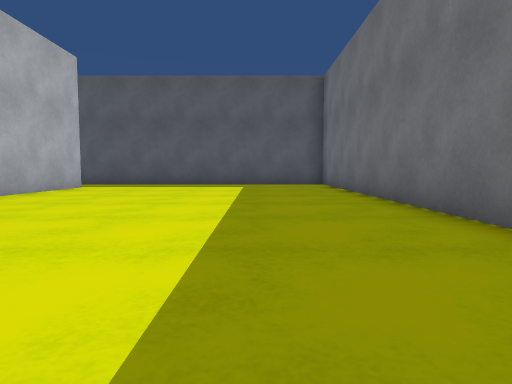
View 1 (above)

16 first-person views from a walk through a Unity game level. The camera is 0.59 m above the floor, tilts 4° down and sees 75° across. The floor is counted in squares, 1 m on a side. Each view is taken from the middle of a square. On the plan, view 1 faces up. The plan holds only what a view shows up to about 9 squares ahead; the rest is blank. The place goes on beyond the plan. The player character is not drawn.

View 2
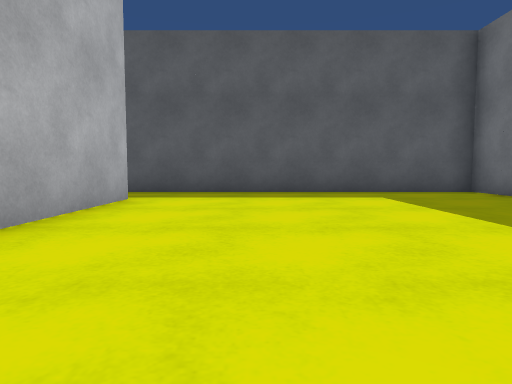

View 3
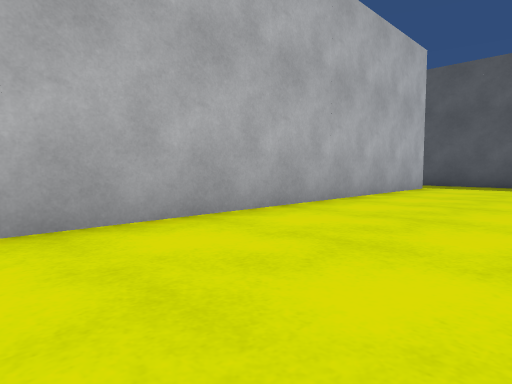

View 4
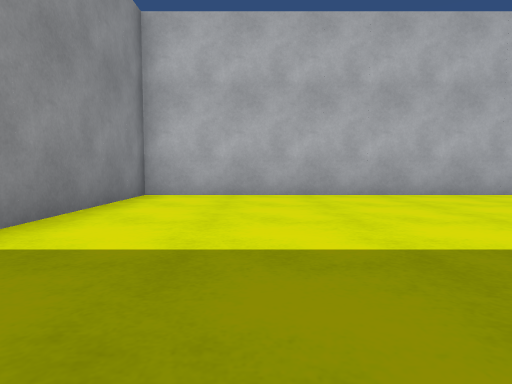

View 5
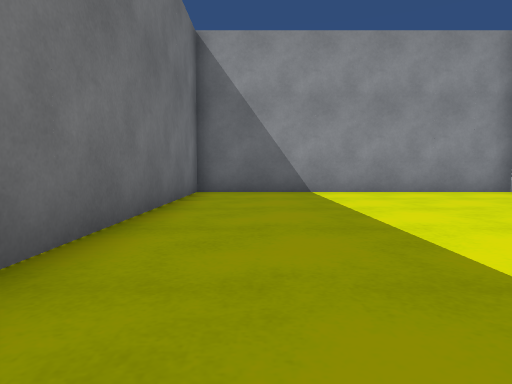

View 6
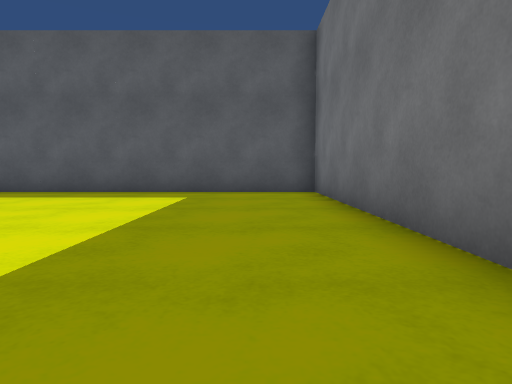

View 7
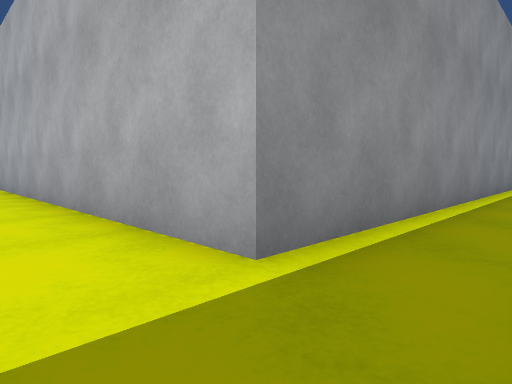

View 8
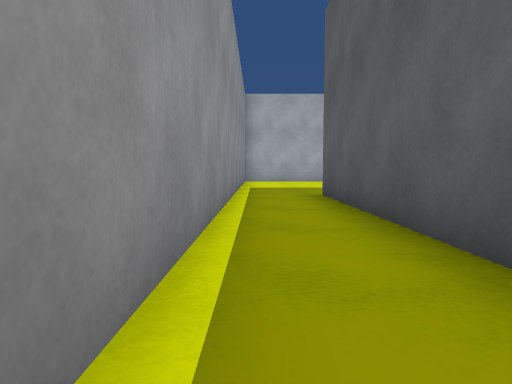

View 9
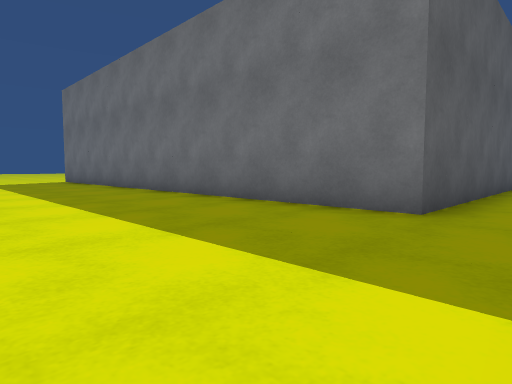

View 10
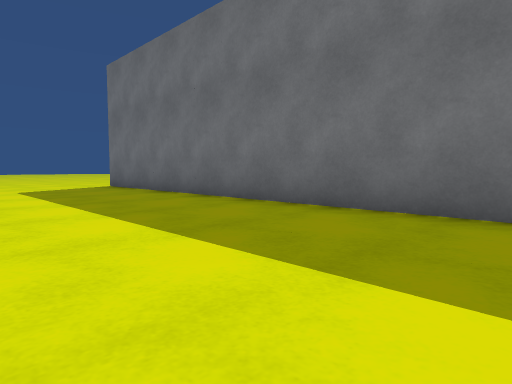

View 11
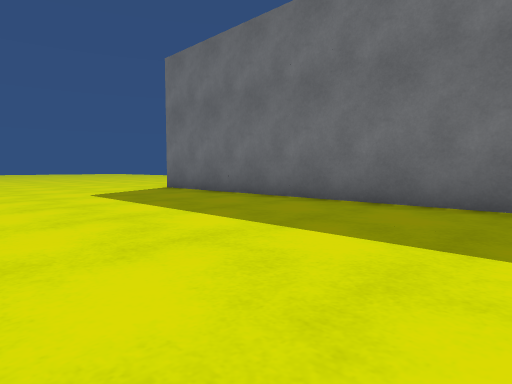

View 12
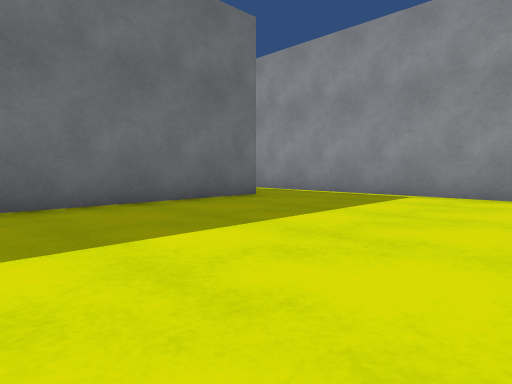

View 13
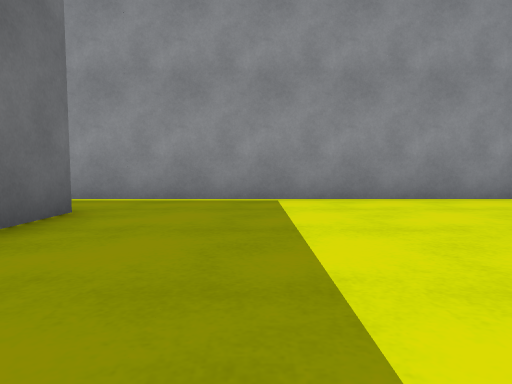

View 14
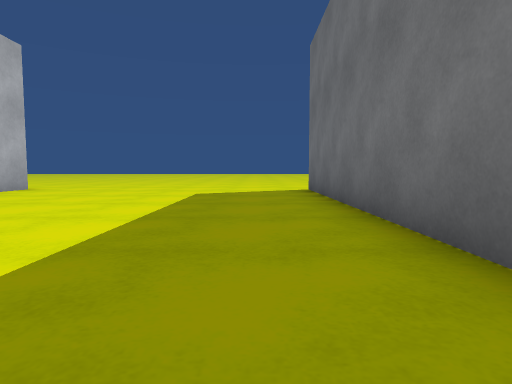

View 15
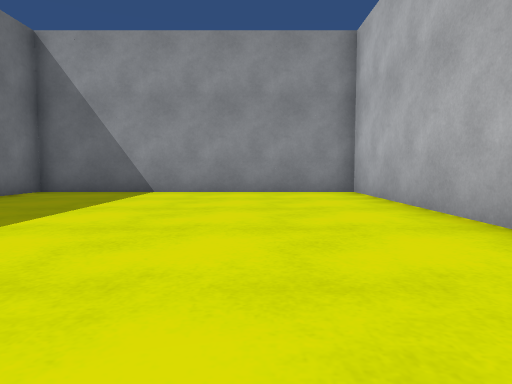

View 16
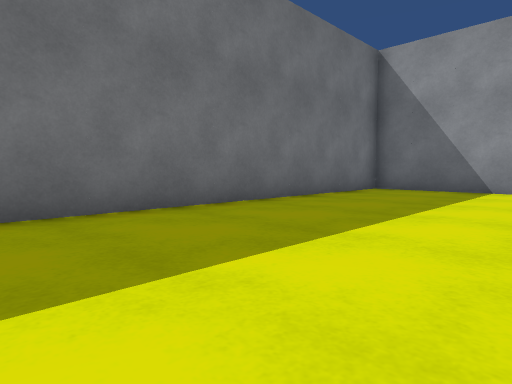

### Floor plan
Points are (right, up) in squares from view 1. A wall is a line through its corners. A room is listed if a view was taken in it or the views show most of it. See-through windows are left out.
Room 1 (views 1, 2, 3, 4, 5, 6, 7, 8, 15, 16)
walls: (-5.5, 10.5) (-5.5, -4.5) (2.5, -4.5) (2.5, 12.5) (-4.5, 12.5)
ways out: opening at (-5.5, 11.5) to room 2
Room 2 (views 9, 10, 11, 12, 13, 14)
walls: (-18.5, 10.5) (-5.5, 10.5); (-4.5, 12.5) (-12.5, 12.5) (-12.5, 24.5)
ways out: opening at (-5.5, 11.5) to room 1

Positions as (right, up) in squares from view 1, and headings:
1: (0, 0), facing up
2: (-3, 4), facing up
3: (-2, 0), facing up-left
4: (2, -2), facing left
5: (1, 4), facing down
6: (1, 4), facing up
7: (-4, 12), facing down-left
8: (-5, 11), facing left
9: (-17, 11), facing up-right
10: (-17, 16), facing up-right
11: (-18, 18), facing up-right
12: (-18, 18), facing down-right
13: (-15, 17), facing down
14: (-14, 18), facing up
15: (-3, 4), facing down
16: (-2, 5), facing down-right
